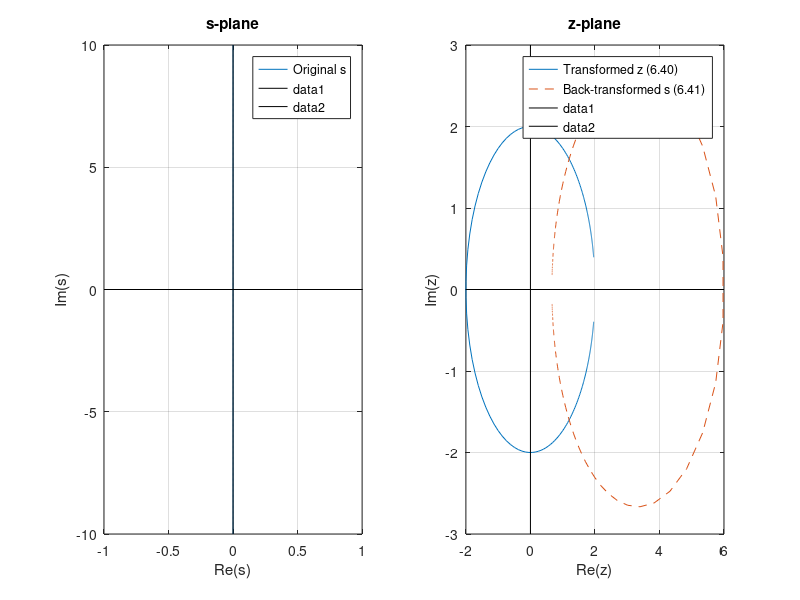

Write MATLAB code to recreate this figure.

fp = 1; 
Tp = 1 / fp; %przedział czasowy

% Generate a range of s values along the imaginary axis
omega = linspace(-10, 10, 400); 
s_values = 1i * omega;

% z użycie 6.40
z_values_640 = 2 * fp * (s_values - 1) ./ (s_values + 1);

% z użyciem 6.41
s_values_641 = 2 * fp * (z_values_640 - 1) ./ (z_values_640 + 1);


figure;

% Plot s-values in the s-plane
subplot(1, 2, 1);
plot(real(s_values), imag(s_values), 'DisplayName', 'Original s');
title('s-plane');
xlabel('Re(s)');
ylabel('Im(s)');
line(xlim, [0 0], 'Color', 'black', 'LineWidth', 0.5); % x-axis
line([0 0], ylim, 'Color', 'black', 'LineWidth', 0.5); % y-axis
grid on;
legend;

% Plot z-values in the z-plane
subplot(1, 2, 2);
plot(real(z_values_640), imag(z_values_640), 'DisplayName', 'Transformed z (6.40)');
hold on;
plot(real(s_values_641), imag(s_values_641), '--', 'DisplayName', 'Back-transformed s (6.41)');
title('z-plane');
xlabel('Re(z)');
ylabel('Im(z)');
line(xlim, [0 0], 'Color', 'black', 'LineWidth', 0.5); 
line([0 0], ylim, 'Color', 'black', 'LineWidth', 0.5); 
grid on;
legend;

hold off;
